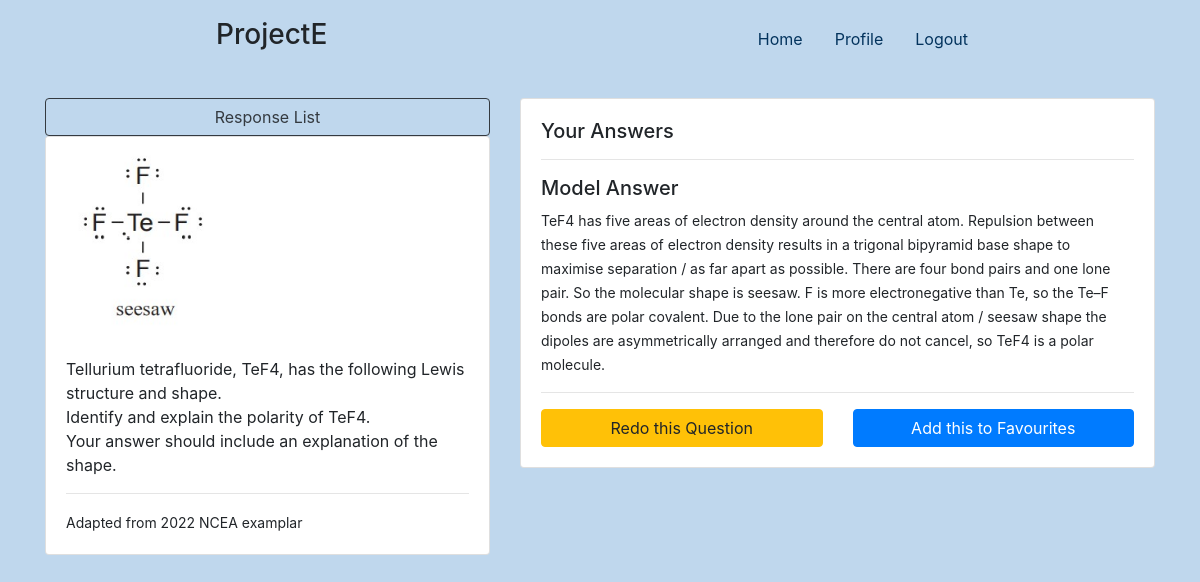
The app's page /detail/1 (signed in) with its own data.
### tables this page shows
CREATE TABLE questions (id INTEGER PRIMARY KEY AUTOINCREMENT, standard INTEGER REFERENCES standards (id), question TEXT, answer TEXT, image VARCHAR (100), source VARCHAR(300));

### app.py (the view)
@app.route('/detail/<question_id>')
def detail(question_id):
    question = get_db("""SELECT questions.*, standards.number FROM questions
            INNER JOIN standards ON questions.standard=standards.id
            WHERE questions.id=?""",
            (question_id, ), fetch_type="one")
    queries = get_db("""SELECT queries.id,
                queries.response, queries.score
                FROM queries
                WHERE queries.question=? AND queries.user=?""",
                (question_id, session["user"]))
    return render_template("detail.html", queries=queries, question=question)

### app.py (called while the page is built)
def get_db(query, args=(), fetch_type="all"):
    con = sqlite3.connect(DATABASE)
    cur = con.cursor()
    cur.execute(query, args)
    if fetch_type == "one":
        data = cur.fetchone()
    else:
        data = cur.fetchall()
    con.close()
    return data

### templates/detail.html (shortened to what this page needs)
{% extends "base.html" %}
    {% block body %}
    <div class="container">
        <div class="row" style="min-height: 60vh;">
            <div class="col-md-5">
                <button class="btn btn-block btn-outline-dark" onclick="javascript:ShowModal('{{ question[1] }}')">Response List</button>
                <div class="card">
                    {% if question[4] %}
                    <img src="{{ url_for('static', filename=('images/' + question[4])) }}" class="card-img-top"
                        style="max-height: 200px; max-width: 200px;" id="QuestionImage">
                    {% else %}
                    <img src="#" class="card-img-top" style="max-height: 200px; max-width: 200px;" id="QuestionImage"
                        hidden>
                    {% endif %}
                    <div class="card-body">
                        <p class="card-text" id="QuestionText">
                            {% for line in question[2].split('\n') %}
                                {{ line }}<br>
                            {% endfor %}
                        </p>
                        <hr>
                        <small class="card-text">Adapted from <span id="QuestionSource">{{ question [5] }}</span>
                            examplar</small>
                    </div>
                </div>
            </div>
            <div class="col-md-7" id="content">
                <div class="card" id="response">
                    <div class="card-body">
                        <h5>Your Answers</h5>
                        <hr>
                        <h5>Model Answer</h5>
                        <small>{{ question[3] }}</small>
                        <hr>
                        <div class="row">
                            <div class="col-6"><a type="button" class="btn btn-block btn-warning"
                                    href="{{ url_for('question', question_id=question[0]) }}">Redo this Question</a>
                            </div>
                            <div class="col-6"><button type="button" class="btn btn-block btn-primary"
                                onclick="javascript:alert('This function is currently unavaliable')">Add this to Favourites</button>
                            </div>
                        </div>
                    </div>
                </div>
            </div>
        </div>
    {% endblock %}

### static/style.css (style rules this page uses)
body { height: 100%; background-color: #BFD7ED; }

### records on screen
questions: image (picture), source "2022 NCEA", answer "TeF4 has five areas of electron density around the central atom. Repulsion between these five areas of electron density results in a trigonal bipyramid base shape to maximise separation / as far apart as possible. There are four bond pairs and one lone pair. So the molecular shape is seesaw. F is more electronegative than Te, so the Te–F bonds are polar covalent. Due to the lone pair on the central atom / seesaw shape the dipoles are asymmetrically arranged and therefore do not cancel, so TeF4 is a polar molecule."

### other values on screen
{{ line }} "Tellurium tetrafluoride, TeF4, has the following Lewis structure and shape." "Identify and explain the polarity of TeF4." "Your answer should include an explanation of the shape."
